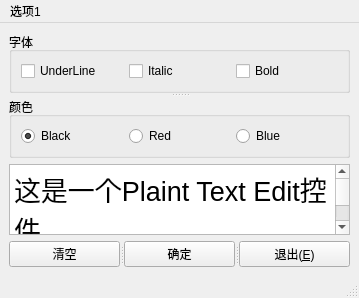
<?xml version="1.0" encoding="UTF-8"?>
<ui version="4.0">
 <class>MainWindow</class>
 <widget class="QMainWindow" name="MainWindow">
  <property name="geometry">
   <rect>
    <x>0</x>
    <y>0</y>
    <width>359</width>
    <height>298</height>
   </rect>
  </property>
  <property name="windowTitle">
   <string>TestWindow</string>
  </property>
  <property name="toolButtonStyle">
   <enum>Qt::ToolButtonIconOnly</enum>
  </property>
  <widget class="QWidget" name="centralwidget">
   <layout class="QVBoxLayout" name="verticalLayout">
    <item>
     <widget class="QSplitter" name="splitter">
      <property name="orientation">
       <enum>Qt::Vertical</enum>
      </property>
      <widget class="QGroupBox" name="Font_groupBox">
       <property name="title">
        <string>字体</string>
       </property>
       <layout class="QHBoxLayout" name="horizontalLayout">
        <item>
         <widget class="QCheckBox" name="isUnderLine">
          <property name="toolTip">
           <string>&lt;html&gt;&lt;head/&gt;&lt;body&gt;&lt;p&gt;设置文字带有下划线&lt;/p&gt;&lt;/body&gt;&lt;/html&gt;</string>
          </property>
          <property name="whatsThis">
           <string>&lt;html&gt;&lt;head/&gt;&lt;body&gt;&lt;p&gt;&lt;br/&gt;&lt;/p&gt;&lt;/body&gt;&lt;/html&gt;</string>
          </property>
          <property name="text">
           <string>UnderLine</string>
          </property>
         </widget>
        </item>
        <item>
         <widget class="QCheckBox" name="isItalic">
          <property name="toolTip">
           <string>&lt;html&gt;&lt;head/&gt;&lt;body&gt;&lt;p&gt;设置文字为斜体&lt;/p&gt;&lt;/body&gt;&lt;/html&gt;</string>
          </property>
          <property name="text">
           <string>Italic</string>
          </property>
         </widget>
        </item>
        <item>
         <widget class="QCheckBox" name="isBold">
          <property name="toolTip">
           <string>&lt;html&gt;&lt;head/&gt;&lt;body&gt;&lt;p&gt;设置文字为粗体&lt;/p&gt;&lt;/body&gt;&lt;/html&gt;</string>
          </property>
          <property name="text">
           <string>Bold</string>
          </property>
         </widget>
        </item>
       </layout>
      </widget>
      <widget class="QGroupBox" name="Color_groupBox">
       <property name="title">
        <string>颜色</string>
       </property>
       <layout class="QHBoxLayout" name="horizontalLayout_2">
        <item>
         <widget class="QRadioButton" name="radioBlack">
          <property name="toolTip">
           <string>&lt;html&gt;&lt;head/&gt;&lt;body&gt;&lt;p&gt;设置文字颜色为黑色&lt;/p&gt;&lt;/body&gt;&lt;/html&gt;</string>
          </property>
          <property name="text">
           <string>Black</string>
          </property>
          <property name="checked">
           <bool>true</bool>
          </property>
         </widget>
        </item>
        <item>
         <widget class="QRadioButton" name="radioRed">
          <property name="toolTip">
           <string>&lt;html&gt;&lt;head/&gt;&lt;body&gt;&lt;p&gt;设置文字颜色红色&lt;/p&gt;&lt;/body&gt;&lt;/html&gt;</string>
          </property>
          <property name="text">
           <string>Red</string>
          </property>
         </widget>
        </item>
        <item>
         <widget class="QRadioButton" name="radioBlue">
          <property name="toolTip">
           <string>&lt;html&gt;&lt;head/&gt;&lt;body&gt;&lt;p&gt;设置文字颜色为蓝色&lt;/p&gt;&lt;/body&gt;&lt;/html&gt;</string>
          </property>
          <property name="text">
           <string>Blue</string>
          </property>
         </widget>
        </item>
       </layout>
      </widget>
     </widget>
    </item>
    <item>
     <widget class="QPlainTextEdit" name="plainTextEdit">
      <property name="font">
       <font>
        <pointsize>20</pointsize>
       </font>
      </property>
      <property name="plainText">
       <string>这是一个Plaint Text Edit控件</string>
      </property>
     </widget>
    </item>
    <item>
     <widget class="QSplitter" name="splitter_2">
      <property name="orientation">
       <enum>Qt::Horizontal</enum>
      </property>
      <widget class="QPushButton" name="btnClear">
       <property name="text">
        <string>清空</string>
       </property>
      </widget>
      <widget class="QPushButton" name="btnOK">
       <property name="text">
        <string>确定</string>
       </property>
      </widget>
      <widget class="QPushButton" name="btnExit">
       <property name="text">
        <string>退出(&amp;E)</string>
       </property>
       <property name="icon">
        <iconset resource="res.qrc">
         <normaloff>:/icons/images/close_2.png</normaloff>:/icons/images/close_2.png</iconset>
       </property>
      </widget>
     </widget>
    </item>
   </layout>
  </widget>
  <widget class="QMenuBar" name="menubar">
   <property name="geometry">
    <rect>
     <x>0</x>
     <y>0</y>
     <width>359</width>
     <height>23</height>
    </rect>
   </property>
   <widget class="QMenu" name="menushenm">
    <property name="title">
     <string>选项1</string>
    </property>
   </widget>
   <addaction name="menushenm"/>
  </widget>
  <widget class="QStatusBar" name="statusbar"/>
 </widget>
 <resources>
  <include location="res.qrc"/>
 </resources>
 <connections>
  <connection>
   <sender>btnExit</sender>
   <signal>clicked(bool)</signal>
   <receiver>MainWindow</receiver>
   <slot>close()</slot>
   <hints>
    <hint type="sourcelabel">
     <x>297</x>
     <y>246</y>
    </hint>
    <hint type="destinationlabel">
     <x>178</x>
     <y>152</y>
    </hint>
   </hints>
  </connection>
  <connection>
   <sender>btnClear</sender>
   <signal>clicked()</signal>
   <receiver>plainTextEdit</receiver>
   <slot>clear()</slot>
   <hints>
    <hint type="sourcelabel">
     <x>71</x>
     <y>266</y>
    </hint>
    <hint type="destinationlabel">
     <x>188</x>
     <y>234</y>
    </hint>
   </hints>
  </connection>
  <connection>
   <sender>isBold</sender>
   <signal>clicked()</signal>
   <receiver>MainWindow</receiver>
   <slot>UpdateTextBold()</slot>
   <hints>
    <hint type="sourcelabel">
     <x>284</x>
     <y>67</y>
    </hint>
    <hint type="destinationlabel">
     <x>439</x>
     <y>-83</y>
    </hint>
   </hints>
  </connection>
 </connections>
 <slots>
  <slot>UpdateTextBold()</slot>
 </slots>
</ui>
